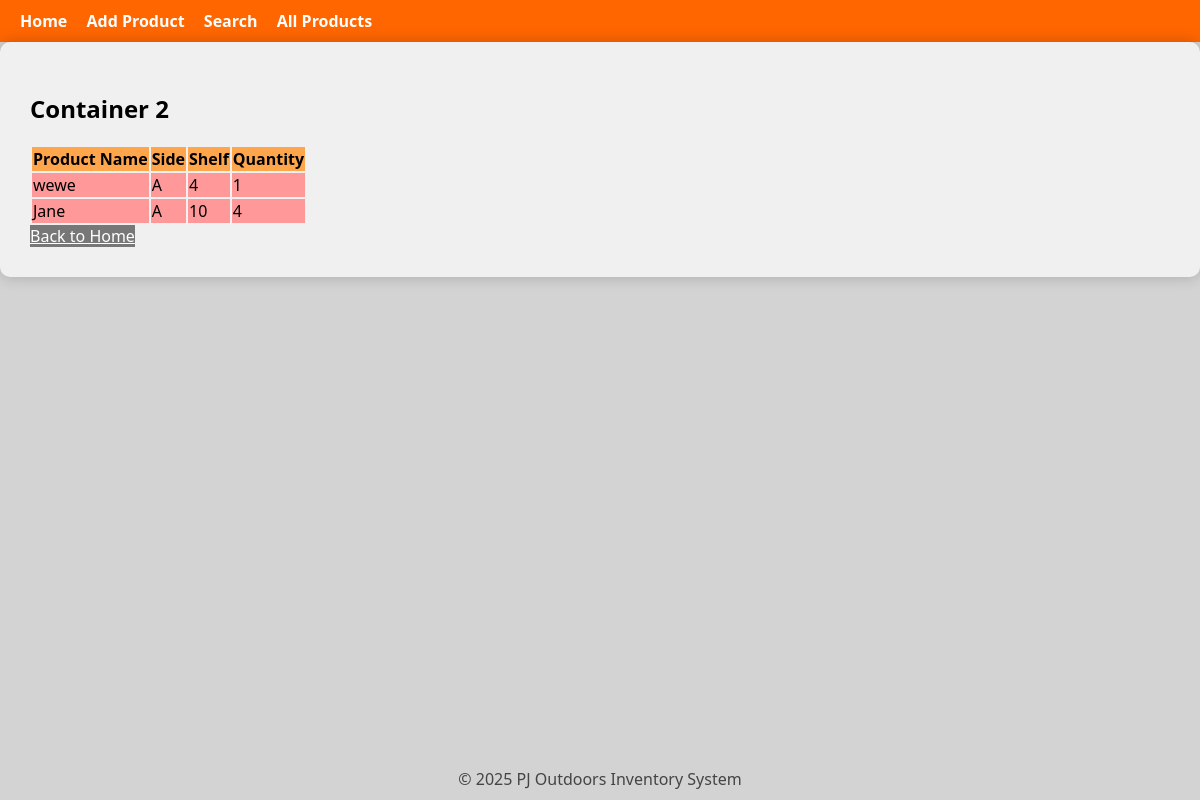
Screenshot of /container/2 with the database file from the repository.
### tables this page shows
CREATE TABLE products (
            id INTEGER PRIMARY KEY AUTOINCREMENT,
            name TEXT NOT NULL,
            container INTEGER NOT NULL,
            side TEXT NOT NULL,
            shelf INTEGER NOT NULL,
            quantity INTEGER
        );

### app.py (the view)
@app.route('/container/<int:container_id>')
def container_page(container_id):
    conn = sqlite3.connect('inventory.db')
    c = conn.cursor()
    c.execute('SELECT name, side, shelf, quantity FROM products WHERE container = ? ORDER BY shelf', (container_id,))
    products = c.fetchall()
    conn.close()
    return render_template('container.html', container_id=container_id, products=products)

### templates/container.html (shortened to what this page needs)
<!DOCTYPE html>
<html>
<head>
    <link rel="stylesheet" href="/static/style.css">
</head>
<body>
<div class="navbar">
    <a href="/">Home</a>
    <a href="/add">Add Product</a>
    <a href="/search">Search</a>
    <a href="/index">All Products</a>
</div>
<div class="container mt-5">
    <div class="container-card">
        <h2>Container {{ container_id }}</h2>
        {% if products %}
        <table class="table table-striped mt-3">
            <thead>
                <tr>
                    <th>Product Name</th>
                    <th>Side</th>
                    <th>Shelf</th>
                    <th>Quantity</th>
                </tr>
            </thead>
            <tbody>
                {% for p in products %}
                <tr class="{% if p[3] <=5 %}low-stock{% endif %}">
                    <td>{{ p[0] }}</td>
                    <td>{{ p[1] }}</td>
                    <td>{{ p[2] }}</td>
                    <td>{{ p[3] }}</td>
                </tr>
                {% endfor %}
            </tbody>
        </table>
        {% else %}
        <p>No products in this container.</p>
        {% endif %}
        <a class="btn btn-secondary mt-3 w-100" href="/">Back to Home</a>
    </div>
</div>
<footer>
    &copy; 2025 PJ Outdoors Inventory System
</footer>
</body>
</html>

### static/style.css (style rules this page uses)
body { background-color: #d3d3d3; color: #000000; font-family: 'Segoe UI', Arial, sans-serif; margin: 0; padding: 0; min-height: 100vh; display: flex; flex-direction: column; }
.navbar { background-color: #ff6600; padding: 10px 20px; font-weight: bold; }
.navbar a { color: #fff; margin-right: 15px; text-decoration: none; }
.container-card { background-color: #f0f0f0; padding: 30px; border-radius: 10px; box-shadow: 0 0 15px rgba(0,0,0,0.2); margin-bottom: 20px; }
.btn-secondary { background-color: #777; border: none; color: #fff; }
.table th { background-color: #ffa64d; color: #000; }
.table-striped>tbody>tr:nth-of-type(odd) { background-color: #eaeaea; }
.table-striped>tbody>tr:nth-of-type(even) { background-color: #f5f5f5; }
.low-stock { background-color: #ff9999 !important; color: #000 !important; }
footer { background-color: #d3d3d3; color: #444; text-align: center; padding: 10px; margin-top: auto; }
h1, h2, h3, h4, h5 { color: #000; }
a { color: #ff6600; }

### rows the page displays
products: name "wewe", side "A", shelf "4", quantity "1"
products: name "Jane", side "A", shelf "10", quantity "4"

### other values shown
{{ container_id }} "2"
